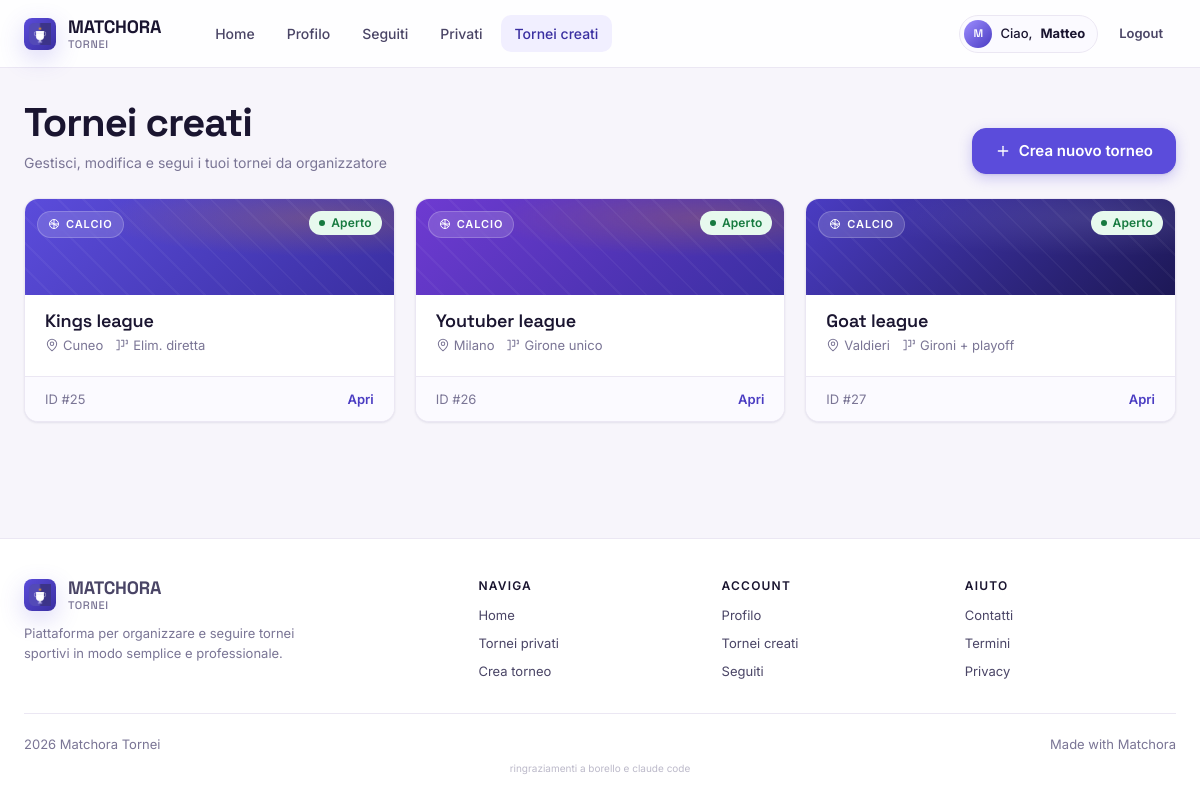
Page /senza_sicurezza/tornei_creati.php (signed in) on the earlier database version.
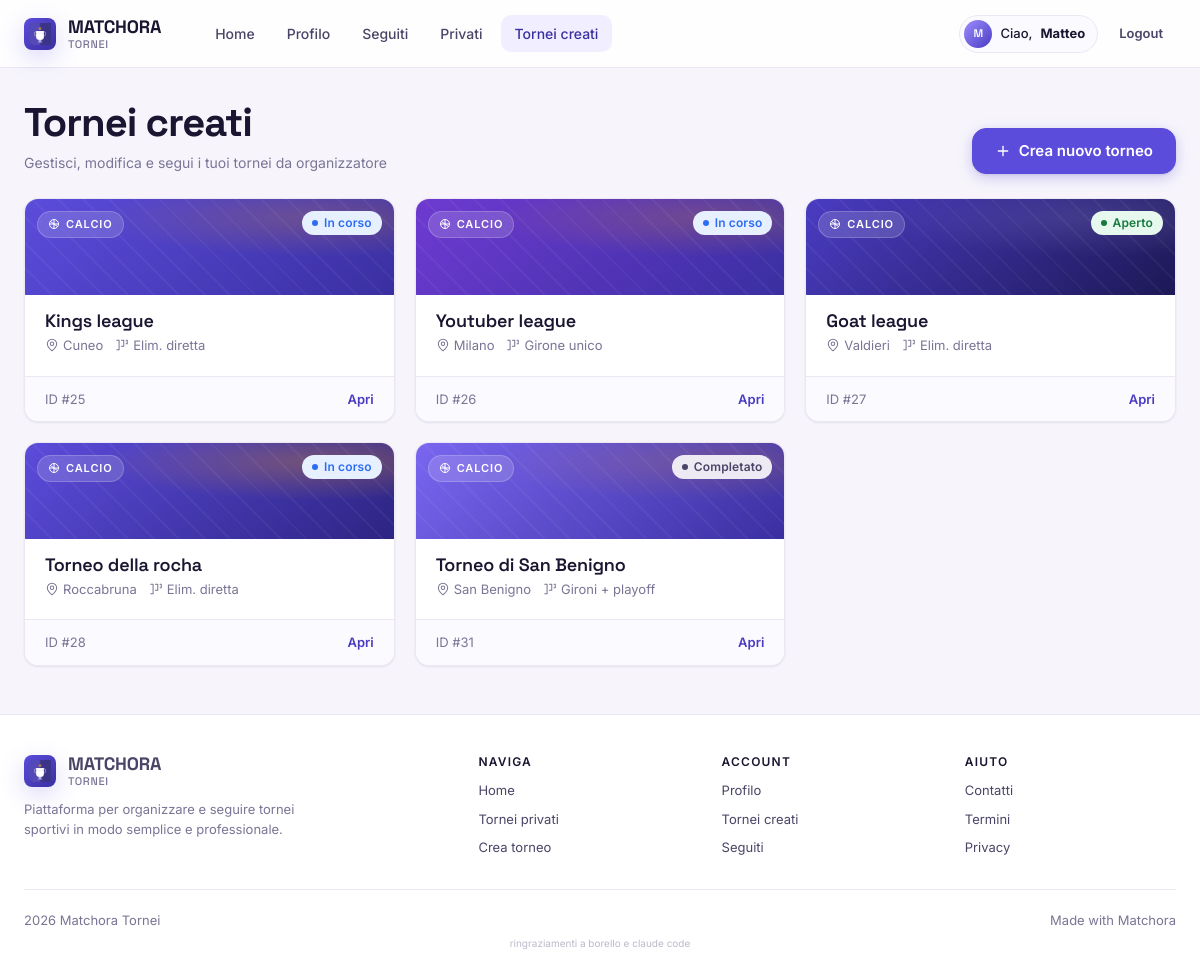
Same page on the later database version.
### tables this page shows
CREATE TABLE `torneo` (
  `id` int(11) NOT NULL,
  `sport` varchar(255) NOT NULL,
  `nome` varchar(150) NOT NULL,
  `descrizione` varchar(255) DEFAULT NULL,
  `luogo` varchar(255) NOT NULL,
  `formato` enum('girone_unico','eliminazione_diretta','gironi_playoff') NOT NULL,
  `tipo_partita` enum('andata','andata_ritorno') NOT NULL,
  `visibilita` enum('pubblico','privato') NOT NULL DEFAULT 'pubblico',
  `numero_squadre` int(11) NOT NULL,
  `creato_da` int(11) NOT NULL,
  `stato` enum('aperto','in_corso','completato') NOT NULL DEFAULT 'aperto',
  `min_giocatori_per_squadra` int(11) NOT NULL,
  `max_giocatori_per_squadra` int(11) NOT NULL,
  `min_squadre` int(11) NOT NULL DEFAULT 2,
  `data_chiusura_iscrizioni` datetime NOT NULL,
  `codice_privato` varchar(8) DEFAULT NULL
);

### senza_sicurezza/mostra_tornei_creati.php (called while the page is built, shortened)
<?php
include("conf/db_config.php");
$filtro_ricerca = $_SESSION['id_utente'];
$result = null;
if(!empty($filtro_ricerca)){
    $sql = "SELECT id, nome, formato, stato, sport, luogo
            FROM torneo
            WHERE creato_da = ?";
    $stmt = $conn->prepare($sql);
    $cod = ($filtro_ricerca);
    $stmt->bind_param("s", $cod);
    $stmt->execute();
    $result = $stmt->get_result();
}
include("components/tabella_tornei.php");
?>

### senza_sicurezza/components/tabella_tornei.php (the view, shortened to what this page needs)
<?php
$formato_label = [
    'girone_unico'         => 'Girone unico',
    'eliminazione_diretta' => 'Elim. diretta',
    'gironi_playoff'       => 'Gironi + playoff',
];
$stato_label = [
    'aperto'     => 'Aperto',
    'in_corso'   => 'In corso',
    'completato' => 'Completato',
];
$cover_styles = [
    "background: radial-gradient(120% 80% at 80% 20%, rgba(243,156,18,0.22) 0%, transparent 50%), linear-gradient(135deg, var(--m-primary-500) 0%, var(--m-primary-700) 100%);",
    "background: radial-gradient(120% 80% at 80% 20%, rgba(243,156,18,0.22) 0%, transparent 50%), linear-gradient(135deg, #6e3ad1 0%, #3a2fa1 100%);",
    "background: radial-gradient(120% 80% at 80% 20%, rgba(255,255,255,0.10) 0%, transparent 50%), linear-gradient(135deg, #4a3cc2 0%, #1d1856 100%);",
    "background: radial-gradient(120% 80% at 80% 20%, rgba(243,156,18,0.30) 0%, transparent 50%), linear-gradient(135deg, #5b4cdb 0%, #2d2483 100%);",
    "background: radial-gradient(120% 80% at 80% 20%, rgba(243,156,18,0.18) 0%, transparent 50%), linear-gradient(135deg, #7a66f0 0%, #3a2fa1 100%);",
    "background: radial-gradient(120% 80% at 80% 20%, rgba(243,156,18,0.25) 0%, transparent 50%), linear-gradient(135deg, #5b4cdb 0%, #4338b3 100%);",
];
?>
<?php if ($result->num_rows > 0): ?>
    <div class="m-tcard-grid">
        <?php $idx = 0; while ($row = $result->fetch_assoc()): ?>
            <?php
                $cover = $cover_styles[$idx % count($cover_styles)];
                $idx++;
                $stato_key = $row['stato'];
                $stato_class = 'm-state-' . htmlspecialchars($stato_key);
                $stato_txt = $stato_label[$stato_key] ?? ucfirst($stato_key);
                $formato_txt = $formato_label[$row['formato']] ?? ucfirst(str_replace('_', ' ', $row['formato']));
                $dettagli_url = 'dettagli_torneo.php?id=' . urlencode($row['id']);
            ?>
            <a href="<?= $dettagli_url ?>" class="m-tcard">
                <div class="m-tcard__cover" style="<?= $cover ?>">
                    <span class="m-tcard__sport">
                        <svg width="12" height="12" viewBox="0 0 24 24" fill="none" stroke="currentColor" stroke-width="2"><circle cx="12" cy="12" r="9"/><path d="M12 3v18M3 12h18M5 7l14 10"/></svg>
                        <?= htmlspecialchars($row['sport']) ?>
                    </span>
                    <span class="m-tcard__state m-badge m-badge--dot <?= $stato_class ?>"><?= htmlspecialchars($stato_txt) ?></span>
                </div>
                <div class="m-tcard__body">
                    <h3 class="m-tcard__title"><?= htmlspecialchars($row['nome']) ?></h3>
                    <div class="m-tcard__meta">
                        <span>
                            <svg viewBox="0 0 24 24" fill="none" stroke="currentColor" stroke-width="1.75" stroke-linecap="round" stroke-linejoin="round"><path d="M20 10c0 6-8 12-8 12s-8-6-8-12a8 8 0 1 1 16 0Z"/><circle cx="12" cy="10" r="3"/></svg>
                            <?= htmlspecialchars($row['luogo']) ?>
                        </span>
                        <span>
                            <svg viewBox="0 0 24 24" fill="none" stroke="currentColor" stroke-width="1.75" stroke-linecap="round" stroke-linejoin="round"><polyline points="3 4 7 4 7 20 3 20"/><polyline points="11 4 15 4 15 14 11 14"/><polyline points="19 4 21 4 21 10 19 10"/></svg>
                            <?= htmlspecialchars($formato_txt) ?>
                        </span>
                    </div>
                </div>
                <div class="m-tcard__footer">
                    <span>ID #<?= (int)$row['id'] ?></span>
                    <span class="m-tcard__cta">Apri </span>
                </div>
            </a>
        <?php endwhile; ?>
    </div>
<?php endif; ?>

Differences in the rows shown:
changed torneo "Kings league": stato "Aperto" → "In corso"
changed torneo "Youtuber league": stato "Aperto" → "In corso"
changed torneo "Goat league": formato "Gironi + playoff" → "Elim. diretta"
added torneo: sport "CALCIO", stato "In corso", nome "Torneo della rocha", luogo "Roccabruna", formato "Elim. diretta", id "28"
added torneo: sport "CALCIO", stato "Completato", nome "Torneo di San Benigno", luogo "San Benigno", formato "Gironi + playoff", id "31"
